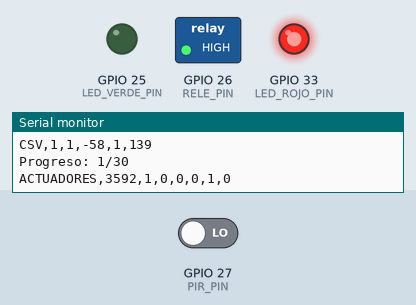
This sketch was run on a simulated ESP32. Shown: switched loads named in the sketch (green lamp = pin HIGH), output pins drawn as LEDs (lit = HIGH), the last lines printed to the serial monitor. Inputs (shaded band) come from the test bench; at power-on: GPIO 27 (PIR_PIN) LOW. WiFi joins after 1.5 s; servers stay silent unless stated; the local clock reads 2024-03-15 10:24:30 at power-on unless the sketch sets it; no MQTT or app messages arrive unless stated.

Above: at 3.7 s.
3.8 s: GPIO 27 (PIR_PIN) driven HIGH
At 4.4 s:
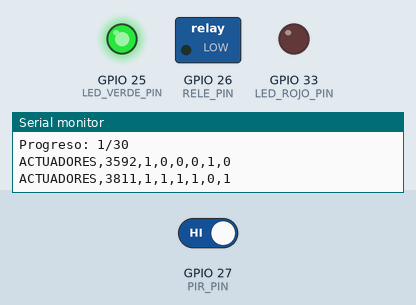
Timing chart, 0 to 6.8 s (numbered marks = the images above; inputs shaded):
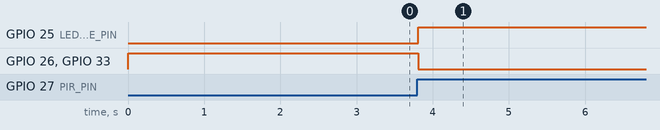

Measured:
- after the input at 3.8 s, GPIO 25 (LED_VERDE_PIN): LOW → HIGH at once; GPIO 26 (RELE_PIN), GPIO 33 (LED_ROJO_PIN): HIGH → LOW at once

The sketch:

experiment_d_periodicity.ino
```cpp
/*
===========================================================
 LAB 1 - SOFTWARE DE TELECOMUNICACIONES
 Sistema IoT de Control de Iluminacion

 EXPERIMENTO D - PERIODICIDAD

 Condiciones automaticas:
 1 s  -> 30 transmisiones
 5 s  -> 30 transmisiones
 10 s -> 30 transmisiones

 Metricas:
 - mensajes/minuto
 - bytes/minuto
 - RSSI
 - publicaciones exitosas
===========================================================
*/

#include <WiFi.h>
// AGREGADO: RELE Y LEDS - tarea independiente del envio de datos.
#include <freertos/FreeRTOS.h>
#include <freertos/task.h>

#include <PubSubClient.h>
#include <time.h>

// =======================================================
// 1. CONFIGURACION
// =======================================================

const char* NODE_ID = "ESP32_LUZ_01";

const int PIR_PIN = 27;

// =======================================================
// AGREGADO: RELE Y LEDS - CONFIGURACION Y CONTROL LOCAL
// Se conserva el programa original completo debajo.
// Primera nueva deteccion: rele ON, verde ON, rojo OFF.
// Siguiente nueva deteccion: rele OFF, verde OFF, rojo ON.
// Se mantiene el estado entre detecciones. Reiniciar restablece OFF.
// =======================================================

const int RELE_PIN = 26;
const int LED_VERDE_PIN = 25;
const int LED_ROJO_PIN = 33;

// true: modulo activado con LOW. false: activado con HIGH.
// Usar modulo con entrada IN compatible con logica de 3.3 V.
const bool RELE_ACTIVO_BAJO = true;
const unsigned long INTERVALO_ACTUADORES_MS = 20;

portMUX_TYPE mutexActuadores = portMUX_INITIALIZER_UNLOCKED;
int pirActuador = 0;
int releActuador = 0;
int verdeActuador = 0;
int rojoActuador = 1;
unsigned long cambiosActuador = 0;

// Instantanea que corresponde al JSON de una transmision.
int releMuestra = 0;
int verdeMuestra = 0;
int rojoMuestra = 1;

int nivelElectricoRele(int encendido) {

  if (RELE_ACTIVO_BAJO) {
    return encendido ? LOW : HIGH;
  }

  return encendido ? HIGH : LOW;
}

void leerActuadores(
  int& pir,
  int& rele,
  int& verde,
  int& rojo,
  unsigned long& cambios
) {

  // Copiar juntos los estados de la ultima actualizacion.
  portENTER_CRITICAL(&mutexActuadores);
  pir = pirActuador;
  rele = releActuador;
  verde = verdeActuador;
  rojo = rojoActuador;
  cambios = cambiosActuador;
  portEXIT_CRITICAL(&mutexActuadores);
}

void tareaActuadores(void* parametro) {

  (void)parametro;
  TickType_t ultimaEjecucion = xTaskGetTickCount();
  int releAnterior = 0;

  // AGREGADO: estado mantenido entre detecciones, mientras haya alimentacion.
  int estadoGuardado = 0;

  // Si arranca con el PIR activo, esperar a LOW antes de otra deteccion.
  int pirAnterior = digitalRead(PIR_PIN) == HIGH ? 1 : 0;
  unsigned long cambios = 0;

  for (;;) {

    int pir = digitalRead(PIR_PIN) == HIGH ? 1 : 0;
    // AGREGADO: alternar solo con una nueva deteccion (flanco 0 -> 1).
    // Un HIGH sostenido cuenta una vez; volver a LOW conserva el estado.
    if (pir == 1 && pirAnterior == 0) {
      estadoGuardado = estadoGuardado ? 0 : 1;
    }

    pirAnterior = pir;

    // El rele y ambos LED representan el estado guardado.
    int rele = estadoGuardado;
    int verde = rele;
    int rojo = rele ? 0 : 1;

    digitalWrite(RELE_PIN, nivelElectricoRele(rele));
    digitalWrite(LED_VERDE_PIN, verde ? HIGH : LOW);
    digitalWrite(LED_ROJO_PIN, rojo ? HIGH : LOW);

    if (rele != releAnterior) {
      cambios++;
      releAnterior = rele;
    }

    portENTER_CRITICAL(&mutexActuadores);
    pirActuador = pir;
    releActuador = rele;
    verdeActuador = verde;
    rojoActuador = rojo;
    cambiosActuador = cambios;
    portEXIT_CRITICAL(&mutexActuadores);

    // Esta tarea sigue funcionando durante HTTP, esperas y cortes Wi-Fi.
    // No modifica los periodos ni los contadores del experimento original.
    vTaskDelayUntil(
      &ultimaEjecucion,
      pdMS_TO_TICKS(INTERVALO_ACTUADORES_MS)
    );
  }
}

void iniciarActuadores() {

  // Estado inicial OFF; despues cada nueva deteccion alterna ON/OFF.
  digitalWrite(RELE_PIN, nivelElectricoRele(0));
  pinMode(RELE_PIN, OUTPUT);
  digitalWrite(RELE_PIN, nivelElectricoRele(0));

  pinMode(LED_VERDE_PIN, OUTPUT);
  pinMode(LED_ROJO_PIN, OUTPUT);
  digitalWrite(LED_VERDE_PIN, LOW);
  digitalWrite(LED_ROJO_PIN, HIGH);

  pinMode(PIR_PIN, INPUT);

  if (
    xTaskCreate(
      tareaActuadores,
      "rele_leds",
      2048,
      nullptr,
      2,
      nullptr
    ) != pdPASS
  ) {

    Serial.println("ERROR: no se pudo iniciar el control de rele y LEDs.");
    // Mantener OFF si no se pudo crear la tarea.
    for (;;) {
      delay(1000);
    }
  }

  Serial.println("RELE GPIO26 | VERDE GPIO25 | ROJO GPIO33");
  Serial.println("ACTUADORES,Millis,WiFi,PIR,Rele,LED_verde,LED_rojo,Cambios");
  Serial.println("ACTUADORES_TX,Secuencia,PIR,Rele,LED_verde,LED_rojo");
}

void mostrarActuadores() {

  static unsigned long ultimaImpresion = 0;
  static int releAnterior = -1;
  static int wifiAnterior = -1;

  int pir, rele, verde, rojo;
  unsigned long cambios;
  leerActuadores(pir, rele, verde, rojo, cambios);

  int wifi = WiFi.status() == WL_CONNECTED ? 1 : 0;

  if (
    rele != releAnterior ||
    wifi != wifiAnterior ||
    millis() - ultimaImpresion >= 1000
  ) {

    ultimaImpresion = millis();
    releAnterior = rele;
    wifiAnterior = wifi;

    Serial.printf(
      "ACTUADORES,%lu,%d,%d,%d,%d,%d,%lu\n",
      ultimaImpresion,
      wifi,
      pir,
      rele,
      verde,
      rojo,
      cambios
    );
  }
}

void capturarActuadoresParaJson(int& pir, int& luz) {

  unsigned long cambios;
  leerActuadores(pir, releMuestra, verdeMuestra, rojoMuestra, cambios);

  // "luz" ahora corresponde a la orden fisica del rele.
  // No es realimentacion del contacto mecanico ni de una lampara.
  luz = releMuestra;
}

void mostrarActuadoresTransmitidos(unsigned long seq, int pir) {

  Serial.printf(
    "ACTUADORES_TX,%lu,%d,%d,%d,%d\n",
    seq,
    pir,
    releMuestra,
    verdeMuestra,
    rojoMuestra
  );
}

// FIN AGREGADO: RELE Y LEDS


// -------------------------------------------------------
// WIFI
// Copia EXACTAMENTE los valores del firmware que funciono
// -------------------------------------------------------

const char* ssid = "CONFIGURAR_EN_EQUIPO_LOCAL";
const char* password = "CONFIGURAR_EN_EQUIPO_LOCAL";

// -------------------------------------------------------
// MQTT
// -------------------------------------------------------

const char* MQTT_BROKER = "IP_BROKER_LOCAL";
const int MQTT_PORT = 1883;

const char* MQTT_TOPIC =
  "telecom/lab1/ESP32_LUZ_01/telemetry";

// =======================================================
// 2. EXPERIMENTO
// =======================================================

// Las tres condiciones
const unsigned long PERIODOS[] = {
  1000,   // 1 segundo
  5000,   // 5 segundos
  10000   // 10 segundos
};

const int NUM_CONDICIONES = 3;

const int NUM_PRUEBAS = 30;

// Condicion actual:
// 0 -> 1 s
// 1 -> 5 s
// 2 -> 10 s

int condicionActual = 0;

// =======================================================
// 3. OBJETOS
// =======================================================

WiFiClient wifiClient;
PubSubClient mqttClient(wifiClient);

// =======================================================
// 4. VARIABLES DEL SISTEMA
// =======================================================

int estadoPIR = 0;
int estadoLuz = 0;

unsigned long secuencia = 0;

// =======================================================
// 5. VARIABLES DEL EXPERIMENTO
// =======================================================

int mensajesIntentados = 0;
int mensajesExitosos = 0;

unsigned long bytesTotal = 0;

unsigned long inicioCondicion = 0;
unsigned long ultimoEnvio = 0;

bool experimentoTerminado = false;

// =======================================================
// 6. WIFI
// =======================================================

bool conectarWiFi() {

  Serial.println();
  Serial.println("Conectando Wi-Fi...");

  Serial.print("SSID: ");
  Serial.println(ssid);

  WiFi.mode(WIFI_STA);

  WiFi.begin(
    ssid,
    password
  );

  unsigned long inicio =
    millis();

  while (
    WiFi.status() != WL_CONNECTED &&
    millis() - inicio < 20000
  ) {

    Serial.print(".");
    delay(500);
  }

  Serial.println();

  if (
    WiFi.status() == WL_CONNECTED
  ) {

    Serial.println(
      ">>> WI-FI CONECTADO"
    );

    Serial.print(
      "IP ESP32: "
    );

    Serial.println(
      WiFi.localIP()
    );

    Serial.print(
      "RSSI: "
    );

    Serial.print(
      WiFi.RSSI()
    );

    Serial.println(
      " dBm"
    );

    configTime(
      0,
      0,
      "pool.ntp.org",
      "time.nist.gov"
    );

    return true;
  }

  Serial.println(
    "ERROR WIFI"
  );

  return false;
}

// =======================================================
// 7. MQTT
// =======================================================

bool conectarMQTT() {

  if (
    WiFi.status() != WL_CONNECTED
  ) {

    return false;
  }

  if (
    mqttClient.connected()
  ) {

    return true;
  }

  Serial.println(
    "Conectando MQTT..."
  );

  String clientId =
    String(NODE_ID) +
    "_" +
    String(
      (uint32_t)ESP.getEfuseMac(),
      HEX
    );

  if (
    mqttClient.connect(
      clientId.c_str()
    )
  ) {

    Serial.println(
      ">>> MQTT CONECTADO"
    );

    return true;
  }

  Serial.print(
    "Error MQTT: "
  );

  Serial.println(
    mqttClient.state()
  );

  return false;
}

// =======================================================
// 8. TIMESTAMP
// =======================================================

unsigned long obtenerTimestamp() {

  time_t ahora;

  time(&ahora);

  if (
    ahora < 100000
  ) {

    return 0;
  }

  return
    (unsigned long)ahora;
}

// =======================================================
// 9. CREAR JSON
// =======================================================

String crearJson() {

  secuencia++;

  estadoPIR =
    digitalRead(PIR_PIN);

  estadoLuz =
    estadoPIR;

  // AGREGADO: RELE Y LEDS - capturar la ultima orden fisica completa.
  capturarActuadoresParaJson(estadoPIR, estadoLuz);

  String json;

  json.reserve(220);

  json += "{";

  json += "\"node_id\":\"";
  json += NODE_ID;
  json += "\",";

  json += "\"seq\":";
  json += secuencia;
  json += ",";

  json += "\"timestamp\":";
  json += obtenerTimestamp();
  json += ",";

  json += "\"value\":";
  json += estadoPIR;
  json += ",";

  json += "\"luz\":";
  json += estadoLuz;
  json += ",";

  json += "\"rssi\":";
  json += WiFi.RSSI();
  json += ",";

  json += "\"uptime_ms\":";
  json += millis();


  // AGREGADO: RELE Y LEDS - campos de la misma muestra del PIR.
  json += ",\"rele\":";
  json += releMuestra;
  json += ",\"led_verde\":";
  json += verdeMuestra;
  json += ",\"led_rojo\":";
  json += rojoMuestra;
  // FIN AGREGADO: RELE Y LEDS

  json += "}";

  // AGREGADO: relacionar los estados con la secuencia original.
  mostrarActuadoresTransmitidos(secuencia, estadoPIR);

  return json;
}

// =======================================================
// 10. INICIAR UNA CONDICION
// =======================================================

void iniciarCondicion() {

  mensajesIntentados = 0;
  mensajesExitosos = 0;

  bytesTotal = 0;

  inicioCondicion =
    millis();

  ultimoEnvio =
    inicioCondicion;

  Serial.println();
  Serial.println(
    "======================================"
  );

  Serial.println(
    " NUEVA CONDICION"
  );

  Serial.println(
    "======================================"
  );

  Serial.print(
    "Periodicidad: "
  );

  Serial.print(
    PERIODOS[condicionActual] /
    1000
  );

  Serial.println(
    " s"
  );

  Serial.println(
    "Cantidad: 30 transmisiones"
  );

  Serial.println();

  Serial.println(
    "Prueba,Periodo_s,RSSI_dBm,Exito,Bytes"
  );
}

// =======================================================
// 11. RESULTADO DE LA CONDICION
// =======================================================

void finalizarCondicion() {

  unsigned long fin =
    millis();

  unsigned long duracionMs =
    fin - inicioCondicion;

  float duracionMin =
    duracionMs / 60000.0;

  float mensajesPorMinuto =
    mensajesExitosos /
    duracionMin;

  float bytesPorMinuto =
    bytesTotal /
    duracionMin;

  float porcentajeExito =

    (
      (float)mensajesExitosos /
      (float)NUM_PRUEBAS
    )

    * 100.0;


  Serial.println();
  Serial.println(
    "======================================"
  );

  Serial.println(
    " RESULTADO DE LA CONDICION"
  );

  Serial.println(
    "======================================"
  );

  Serial.print(
    "Periodo: "
  );

  Serial.print(
    PERIODOS[condicionActual] /
    1000
  );

  Serial.println(
    " s"
  );

  Serial.print(
    "Duracion medida: "
  );

  Serial.print(
    duracionMs / 1000.0,
    2
  );

  Serial.println(
    " s"
  );

  Serial.print(
    "Mensajes exitosos: "
  );

  Serial.print(
    mensajesExitosos
  );

  Serial.print(
    "/"
  );

  Serial.println(
    NUM_PRUEBAS
  );

  Serial.print(
    "Exito: "
  );

  Serial.print(
    porcentajeExito,
    2
  );

  Serial.println(
    " %"
  );

  Serial.print(
    "Bytes transmitidos: "
  );

  Serial.println(
    bytesTotal
  );

  Serial.print(
    "Mensajes/minuto: "
  );

  Serial.println(
    mensajesPorMinuto,
    2
  );

  Serial.print(
    "Bytes/minuto: "
  );

  Serial.println(
    bytesPorMinuto,
    2
  );


  // Resumen CSV

  Serial.print(
    "RESUMEN,"
  );

  Serial.print(
    PERIODOS[condicionActual] /
    1000
  );

  Serial.print(",");

  Serial.print(
    mensajesExitosos
  );

  Serial.print(",");

  Serial.print(
    mensajesPorMinuto,
    2
  );

  Serial.print(",");

  Serial.print(
    bytesTotal
  );

  Serial.print(",");

  Serial.println(
    bytesPorMinuto,
    2
  );

  Serial.println(
    "======================================"
  );
}

// =======================================================
// 12. SETUP
// =======================================================

void setup() {

  Serial.begin(
    115200
  );

  // AGREGADO: RELE Y LEDS
  iniciarActuadores();


  delay(1000);

  pinMode(
    PIR_PIN,
    INPUT
  );

  Serial.println();
  Serial.println(
    "======================================"
  );

  Serial.println(
    " EXPERIMENTO D - PERIODICIDAD"
  );

  Serial.println(
    " 1 s / 5 s / 10 s"
  );

  Serial.println(
    "======================================"
  );

  if (
    !conectarWiFi()
  ) {

    return;
  }

  mqttClient.setServer(
    MQTT_BROKER,
    MQTT_PORT
  );

  mqttClient.setBufferSize(
    512
  );

  if (
    !conectarMQTT()
  ) {

    return;
  }

  iniciarCondicion();
}

// =======================================================
// 13. LOOP
// =======================================================

void loop() {

  // AGREGADO: RELE Y LEDS - antes de cualquier return del loop.
  mostrarActuadores();


  if (
    experimentoTerminado
  ) {

    return;
  }

  // ----------------------------------------------------
  // Mantener Wi-Fi
  // ----------------------------------------------------

  if (
    WiFi.status() != WL_CONNECTED
  ) {

    Serial.println(
      "Wi-Fi perdido."
    );

    WiFi.reconnect();

    delay(1000);

    return;
  }

  // ----------------------------------------------------
  // Mantener MQTT
  // ----------------------------------------------------

  if (
    !mqttClient.connected()
  ) {

    conectarMQTT();

    delay(500);

    return;
  }

  mqttClient.loop();


  // ----------------------------------------------------
  // ENVIAR SEGUN PERIODICIDAD
  // ----------------------------------------------------

  unsigned long periodo =
    PERIODOS[condicionActual];

  if (
    mensajesIntentados < NUM_PRUEBAS &&
    millis() - ultimoEnvio >= periodo
  ) {

    ultimoEnvio =
      millis();

    String mensaje =
      crearJson();

    int bytesMensaje =
      mensaje.length();

    bool enviado =
      mqttClient.publish(
        MQTT_TOPIC,
        mensaje.c_str()
      );

    mensajesIntentados++;

    if (
      enviado
    ) {

      mensajesExitosos++;

      bytesTotal +=
        bytesMensaje;
    }


    // ----------------------------------
    // CSV DE CADA MENSAJE
    // ----------------------------------

    Serial.print(
      "CSV,"
    );

    Serial.print(
      mensajesIntentados
    );

    Serial.print(",");

    Serial.print(
      periodo / 1000
    );

    Serial.print(",");

    Serial.print(
      WiFi.RSSI()
    );

    Serial.print(",");

    Serial.print(
      enviado ? 1 : 0
    );

    Serial.print(",");

    Serial.println(
      bytesMensaje
    );


    Serial.print(
      "Progreso: "
    );

    Serial.print(
      mensajesIntentados
    );

    Serial.print(
      "/"
    );

    Serial.println(
      NUM_PRUEBAS
    );
  }


  // ----------------------------------------------------
  // TERMINO UNA CONDICION
  // ----------------------------------------------------

  if (
    mensajesIntentados >=
    NUM_PRUEBAS
  ) {

    finalizarCondicion();

    condicionActual++;


    // ==================================================
    // TERMINAR TODO
    // ==================================================

    if (
      condicionActual >=
      NUM_CONDICIONES
    ) {

      experimentoTerminado =
        true;

      Serial.println();
      Serial.println(
        "======================================"
      );

      Serial.println(
        " EXPERIMENTO D TERMINADO"
      );

      Serial.println(
        "======================================"
      );

      Serial.println(
        "Se completaron:"
      );

      Serial.println(
        "30 mensajes a 1 s"
      );

      Serial.println(
        "30 mensajes a 5 s"
      );

      Serial.println(
        "30 mensajes a 10 s"
      );

      return;
    }


    // Pausa entre condiciones

    Serial.println();
    Serial.println(
      "Esperando 3 segundos..."
    );

    delay(3000);

    iniciarCondicion();
  }

  delay(10);
}
```
